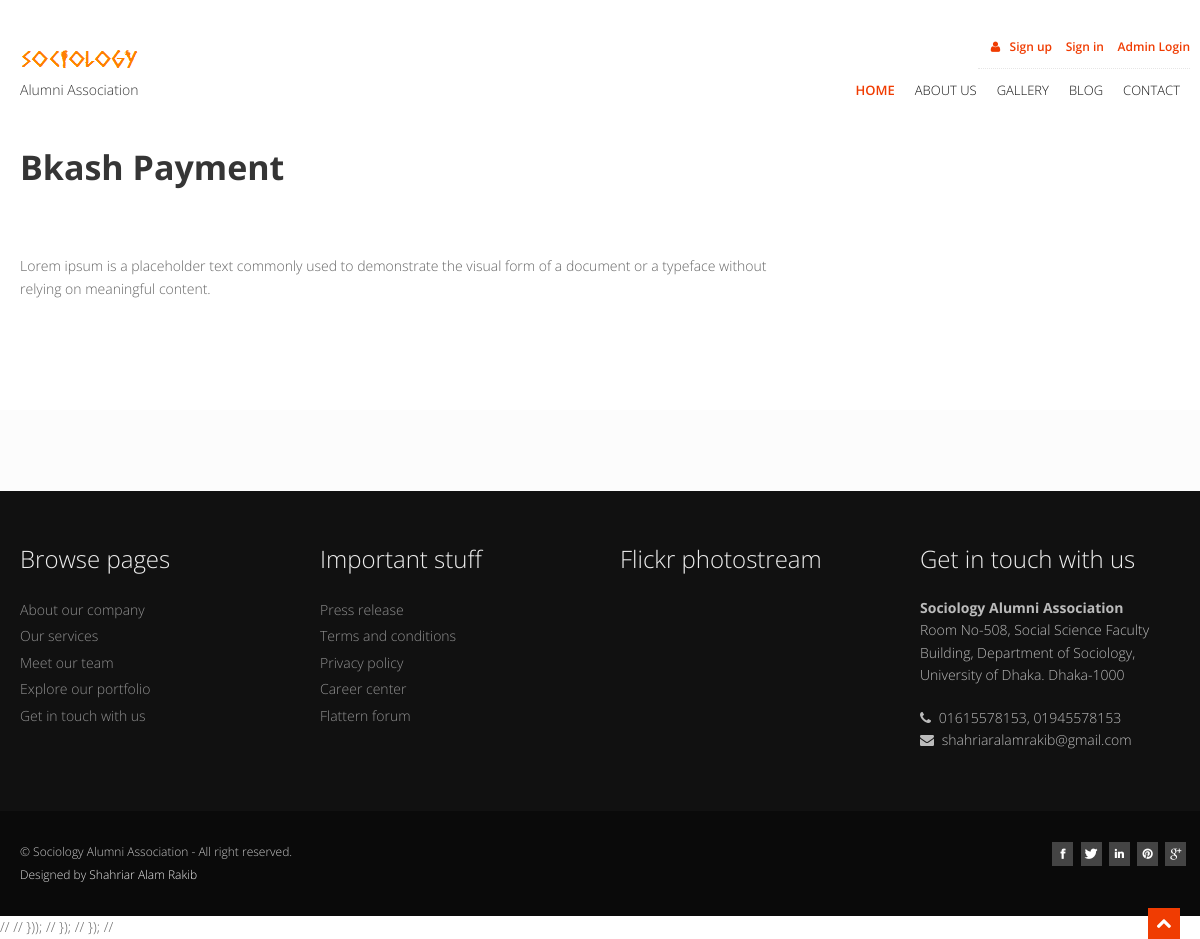
The page /home/blog.php on the database its author committed.
### tables this page shows
CREATE TABLE IF NOT EXISTS `blogs` (
  `id` int(11) NOT NULL AUTO_INCREMENT,
  `image` varchar(255) NOT NULL,
  `title` varchar(255) NOT NULL,
  `description` text NOT NULL,
  `publication_status` tinyint(1) NOT NULL DEFAULT 1,
  PRIMARY KEY (`id`)
);

### home/blog.php (the view, shortened to what this page needs)
<?php
include("header.php");
?>
    <section id="content" style="padding-top:0px;">
    <div class="container">
        <div class="row">
          <div class="span8">
<?php
$sql = "SELECT * FROM blogs ORDER BY id DESC ";
$rec = $conn->query($sql);
while($row = mysqli_fetch_array($rec))
{
    $title			    	      = $row['title'];
    $description 			      	= $row['description'];
    ?>
            <article>
              <div class="row">
                <div class="span8">
                  <div class="post-image">
                    <div class="post-heading">
                      <h3><a href="#"><?php echo $title; ?></a></h3>
                    </div>
                  </div>
                  <p>
                      <?php echo $description; ?>
                  </p>
                </div>
              </div>
            </article>
                <?php
            }
            ?>
          </div>
          <div class="span4">
          </div>
        </div>
      </div>
    </section>
    <section id="bottom">
      <div class="container">
        <div class="row">
          <div class="span12">
          </div>
        </div>
      </div>
    </section>
<?php
include("footer.php");
?>

### home/css/style.css (style rules this page uses)
body { font-family: 'Open Sans', Arial, sans-serif; font-size: 14px; font-weight: 300; line-height: 1.6em; color: #656565; }
.container { padding: 0 20px 0 20px; position: relative; }
.row, .row-fluid { margin-bottom: 30px; }
.row .row, .row-fluid .row-fluid { margin-bottom: 30px; }
#content { position: relative; background: #fff; padding: 50px 0 0 0; }
#bottom { background: #fcfcfc; padding: 50px 0 0; }
article { float: left; width: 100%; margin-bottom: 40px; }
article .post-heading h3 { margin-bottom: 20px; }
article .post-heading h3 a { font-weight: 700; color: #353535; }
.post-image { margin-bottom: 20px; }

### home/skins/default.css (style rules this page uses)
a, a:hover,a:focus,a:active, footer a.text-link:hover, strike, footer ul.link-list li a:hover, .post-meta span a:hover, footer a.text-link, ul.meta-post li a:hover, ul.cat li a:hover, ul.recent li h6 a:hover, ul.portfolio-categ li.active a, ul.portfolio-categ li.active a:hover, ul.portfolio-categ li a:hover,ul.related-post li h4 a:hover, span.highlight,article .post-heading h3 a:hover, .navbar .nav > .active > a,.navbar .nav > .active > a:hover,.navbar .nav > li > a:hover,.navbar .nav > li > a:focus,.navbar .nav > .active > a:focus, .validation { color:#F03C02; }

### home/css/overwrite.css (style rules this page uses)
h1, h2, h3, h4, h5, h6 { font-family: 'Open Sans', sans-serif; color:#353535; font-weight:300; line-height:1.5em; margin-top:0; }
h3 { font-size:34px; margin-bottom:22px; }

### rows shown on the page
blogs: title "Bkash Payment", description "Lorem ipsum is a placeholder text commonly used to demonstrate the visual form of a document or a typeface without relying on meaningful content."
